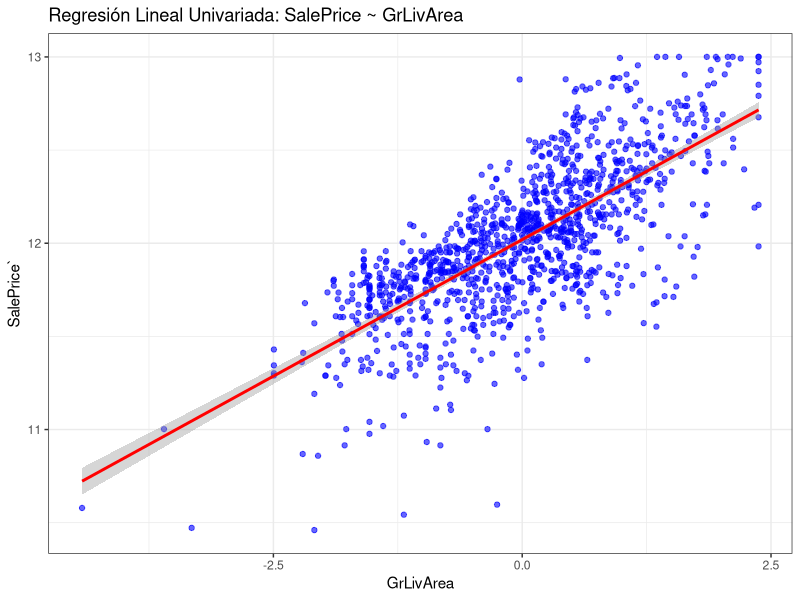
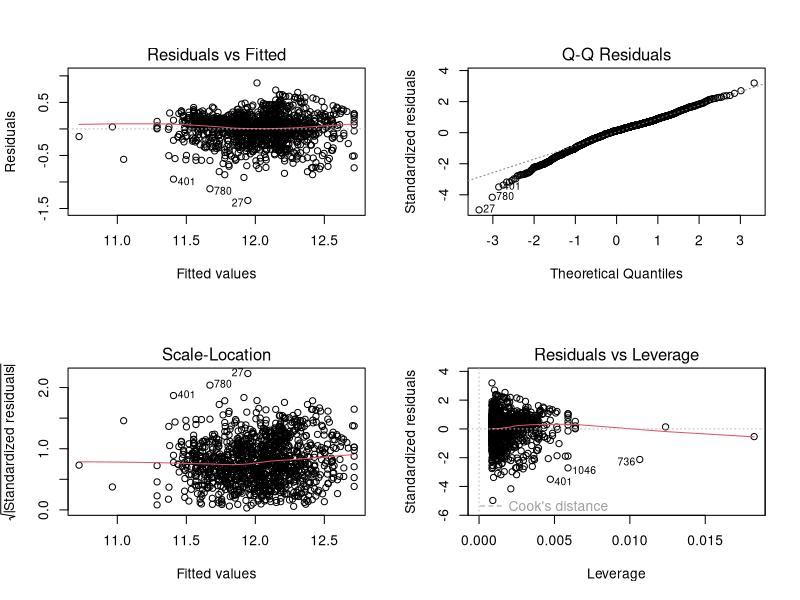
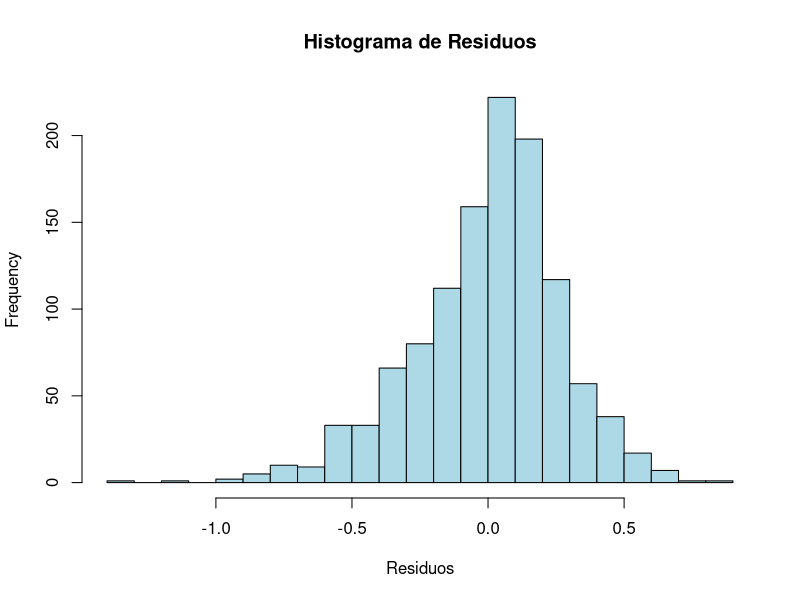
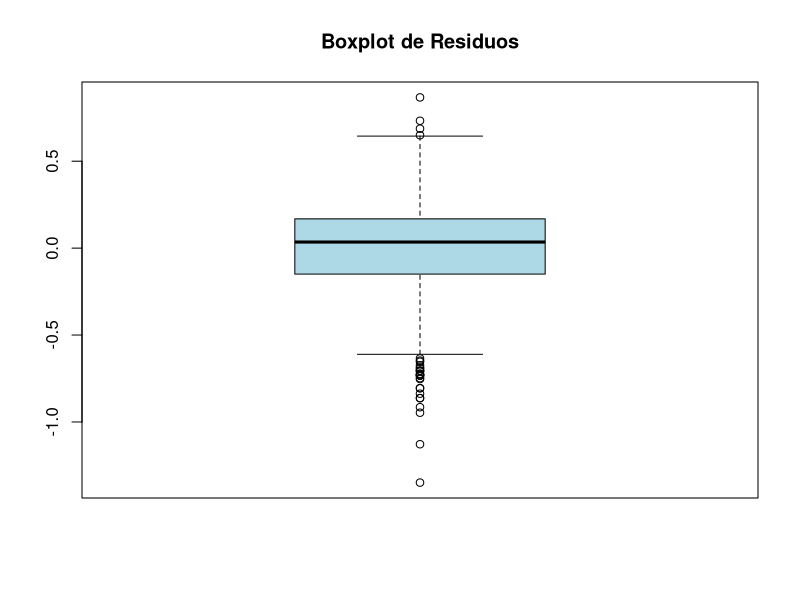
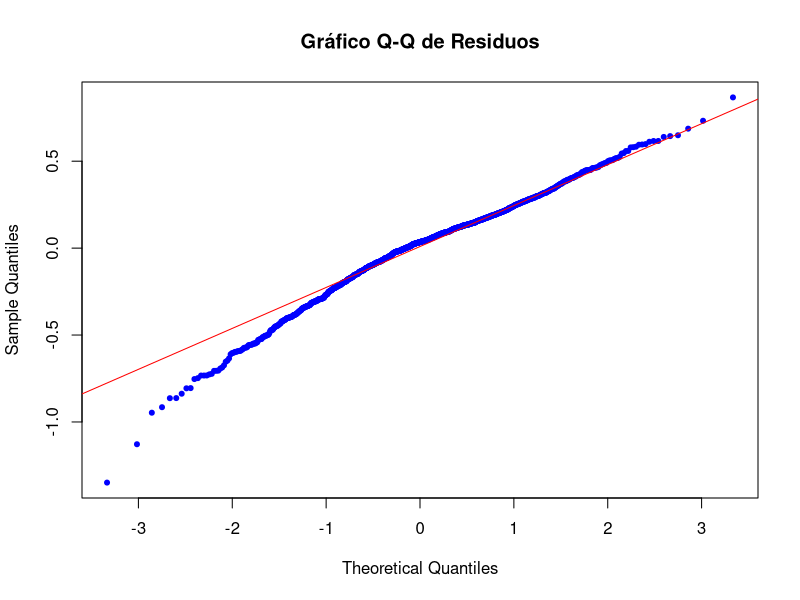
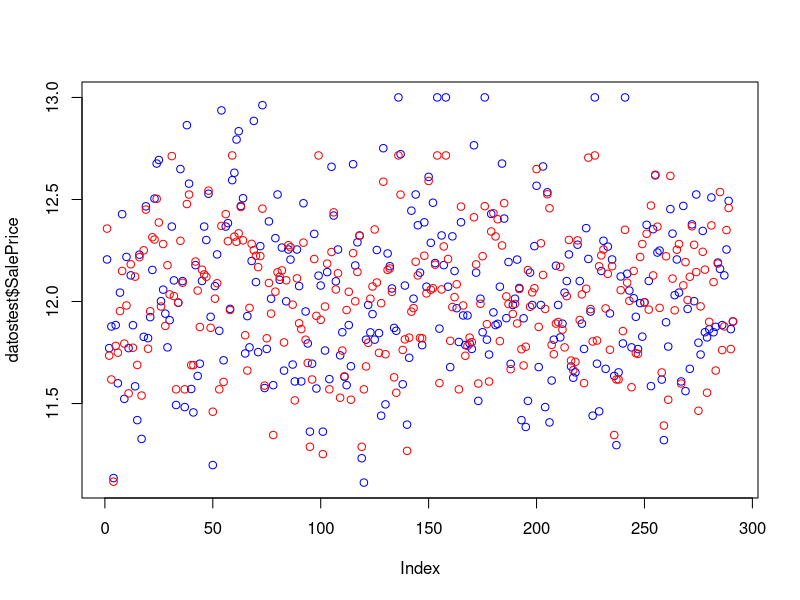

Write R code to recreate these figures, in order. (Note: this script raises an error after producing the figures.)
#############################################
# Análisis de Regresión Lineal Múltiple
# Proyecto: Predicción del Precio de Casas
#############################################

# 1. Cargar librerías necesarias
library(dplyr)
library(ggplot2)
library(caret)      # Para partición y evaluación
library(car)        # Para calcular VIF y detectar multicolinealidad
library(nortest)    # Para pruebas de normalidad de residuos
library(glmnet)     # Para Ridge y Lasso
library(tidyr)      # Para reorganizar datos (si es necesario)
library(GGally)     # Para matriz de dispersión
library(corrplot)
library(tibble)


# 2. Cargar el dataset preprocesado
# Se asume que "train.csv" ya está preprocesado (manejo de NAs, transformaciones, etc.)
datostrain <- read.csv("data/processed/train_preprocessed.csv", stringsAsFactors = FALSE)
datostest <- read.csv("data/processed/test_preprocessed.csv", stringsAsFactors = FALSE)

cat("Número de filas en entrenamiento:", nrow(datostrain), "\n")
cat("Número de filas en prueba:", nrow(datostest), "\n")


#############################################
#  Modelo Univariado
#############################################
# 1.2. Modelo univariado:
modelo_uni <- lm(SalePrice ~ GrLivArea, data = datostrain)
summary(modelo_uni)
# Representación gráfica del modelo univariado

# Gráfica del modelo univariado
ggplot(datostrain, aes(x = GrLivArea, y = SalePrice)) +
  geom_point(color = "blue", alpha = 0.6) +
  geom_smooth(method = "lm", se = TRUE, color = "red") +
  labs(title = "Regresión Lineal Univariada: SalePrice ~ GrLivArea",
       x = "GrLivArea", y = "SalePrice`") +
  theme_bw()

# Análisis de residuos

predL<-predict(modelo_uni, newdata = datostest)

head(predL)
length(predL)


head(modelo_uni$residuals)

par(mfrow = c(2, 2))
plot(modelo_uni)
par(mfrow = c(1, 1))
# Histogramas, boxplot y QQ-plot de los residuos

hist(modelo_uni$residuals, breaks = 30, col = "lightblue", border = "black", main = "Histograma de Residuos", xlab = "Residuos")

boxplot(modelo_uni$residuals, col = "lightblue", border = "black", main = "Boxplot de Residuos")

qqnorm(modelo_uni$residuals, col = "blue", pch = 20, main = "Gráfico Q-Q de Residuos")
qqline(modelo_uni$residuals, col = "red")
# Prueba de normalidad (Lilliefors)

lillie.test(modelo_uni$residuals)


# 1.4. Predicción con el modelo univariado
pred_uni <- predict(modelo_uni, newdata = datostest)
head(pred_uni)
rmse_uni <- RMSE(pred_uni, datostest$SalePrice)
cat("RMSE del modelo univariado:", rmse_uni, "\n")

#Grafico de la predicción
plot(datostest$SalePrice, col = "blue")
points(pred_uni, col = "red")

summary(datostest$SalePrice-pred_uni)


#############################################
# 6. Modelo Múltiple con Todas las Variables Seleccionadas
#############################################
# 1. Estandarizar los nombres de columnas en ambos datasets
names(train_data) <- make.names(names(train_data))
names(test_data)  <- make.names(names(test_data))

# 2. Seleccionar todas las variables numéricas en cada conjunto
num_vars_train <- names(train_data)[sapply(train_data, is.numeric)]
num_vars_test  <- names(test_data)[sapply(test_data, is.numeric)]

# 3. Identificar las variables numéricas comunes a ambos datasets
common_vars <- intersect(num_vars_train, num_vars_test)
cat("Variables numéricas comunes:\n")
print(common_vars)
# Verificar que la variable respuesta "SalePrice" está presente
if(!"SalePrice" %in% common_vars) stop("La variable 'SalePrice' no se encuentra en los datos numéricos comunes.")

vars_seleccionadas <-  c("SalePrice",   # Variable objetivo
                         "GrLivArea", 
                         "LotArea",
                         "OverallQual",
                         "YearBuilt",
                         "TotalBsmtSF",
                         "GarageArea")
pairs(train_data[, vars_seleccionadas], main = "Matriz de Dispersión Reducida")


matriz_corrpairs <- cor(train_data[, vars_seleccionadas])
matriz_corrpairs

corrplot(matriz_corrpairs)

# 2. Definir los predictores (todas las variables numéricas excepto la respuesta)
predictors <- setdiff(common_vars, "SalePrice")
cat("Predictores seleccionados:\n")
print(predictors)

# 6. Filtrar filas completas (sin NAs) para las variables de interés en ambos conjuntos
train_filtered <- train_data[, c("SalePrice", predictors)]
train_filtered <- train_filtered[complete.cases(train_filtered), ]
test_filtered  <- test_data[, c("SalePrice", predictors)]
test_filtered  <- test_filtered[complete.cases(test_filtered), ]
# 3. Crear la fórmula del modelo
print(formula_numeric)
# (Opcional) Verificar dimensiones de los conjuntos filtrados
cat("Dimensiones de train_filtered:", dim(train_filtered), "\n")
cat("Dimensiones de test_filtered:", dim(test_filtered), "\n")

model_multi <- lm(SalePrice ~ ., data = train_filtered)
summary(model_multi)
# 5. Análisis gráfico de residuos
par(mfrow = c(2, 2))
plot(model_multi)
par(mfrow = c(1, 1))

hist(model_multi$residuals, breaks = 30, col = "lightblue", border = "black", main = "Histograma de Residuos", xlab = "Residuos")
boxplot(model_multi$residuals, col = "lightblue", border = "black", main = "Boxplot de Residuos")



# 6. Prueba de normalidad de los residuos (Lilliefors)
lillie_result <- lillie.test(model_multi$residuals)
print(lillie_result)

pred_test <- predict(model_multi, newdata = test_filtered)
rmse_multi <- RMSE(pred_test, test_filtered$SalePrice)
cat("RMSE del modelo multivariado en test:", rmse_multi, "\n")


plot(test_filtered$SalePrice, col = "blue")
points(pred_test, col = "red")


summary(test_filtered$SalePrice-pred_test)


#Analizando errores de entrenamiento y prueba
prediccion_train <- predict(model_multi, newdata = train_filtered)
prediccion_test <- predict(model_multi, newdata = test_filtered)

train_mse <- mean((prediccion_train - train_filtered$SalePrice)^2)
test_mse <- mean((prediccion_test - test_filtered$SalePrice)^2)


cat("MSE en entrenamiento:", train_mse, "\n")
cat("MSE en prueba:", test_mse, "\n")


## Normalizando los datos

train_filtered_norm <- as.data.frame(scale(train_filtered))
test_filtered_norm <- as.data.frame(scale(test_filtered))

model_multi_norm <- lm(SalePrice ~ ., data = train_filtered_norm)
summary(model_multi_norm)
par(mfrow = c(2, 2))
plot(model_multi_norm)
par(mfrow = c(1, 1))

## Seleccionando predictores

modelo_mult2  <- step(
 object = lm(formula = SalePrice ~ ., data = train_filtered),
 direction = "backward",
 scope = list(upper = ~ ., lower = ~ 1),
 trace = FALSE
)

summary(modelo_mult2)

par(mfrow = c(2, 2))

par(mfrow = c(1, 1))


lillie.test(modelo_mult2$residuals)

prediccion_train2 <- predict(modelo_mult2, newdata = train_filtered)
prediccion_test2 <- predict(modelo_mult2, newdata = test_filtered)

train_stepwise <- mean((prediccion_train2 - train_filtered$SalePrice)^2)
test_stepwise_mse <- mean((prediccion_test2 - test_filtered$SalePrice)^2)


cat("MSE en entrenamiento:", train_stepwise, "\n")
cat("MSE en prueba:", test_stepwise_mse, "\n")


# 7. Regularización con Ridge y Lasso
x_train <- model.matrix(SalePrice ~ ., data = train_filtered)[, -1]
y_train <- train_filtered$SalePrice

x_test <- model.matrix(SalePrice ~ ., data = test_filtered)[, -1]
y_test <- test_filtered$SalePrice

#regularicaxcion con 100 valores de lambda
model_ridge <- glmnet(x = x_train, y = y_train, alpha = 0, nlambda = 100, standardize = TRUE)
regularization <- model_ridge$beta %>% as.matrix() %>% t() %>% as.tibble() %>% mutate(lambda = model_ridge$lambda)
regularization  <- regularization %>% pivot_longer(cols = -lambda, names_to = "predictor", values_to = "coefficients")


regularization %>% 
  ggplot(aes(x = lambda, y = coefficients, color = predictor)) +
  geom_line() +
  labs(title = "Coeficientes del modelo en función de la regularización") +
  theme_bw() +
  theme(legend.position = "none")


cv_error <- cv.glmnet(
  x      = x_train,
  y      = y_train,
  alpha  = 0,
  nfolds = 10,
  type.measure = "mse",
  standardize  = TRUE
)
print(cv_error)
plot(cv_error)


model3 <- glmnet(x = x_train, y = y_train, alpha = 0, lambda = cv_error$lambda.1se, standardize = TRUE)



coef(model3)

pred_train_model3 <- predict(model3,newx = x_train)

pred_test_model3 <- predict(model3,newx = x_test)


test_mse_model3 <- mean((pred_test_model3 - y_test)^2)
cat("MSE en prueba:", test_mse_model3, "\n")

cat("MSE en entrenamiento:", mean((pred_train_model3 - y_train)^2), "\n")



## Lasso


model_lasso <- glmnet(x = x_train, y = y_train, alpha = 1, nlambda = 100, standardize = TRUE)

regularization_lasso <- model_lasso$beta %>% as.matrix() %>% t() %>% as.tibble() %>% mutate(lambda = model_lasso$lambda)

regularization_lasso  <- regularization_lasso %>% pivot_longer(cols = !lambda, names_to = "predictor", values_to = "coefficients")


regularization_lasso %>% 
  ggplot(aes(x = lambda, y = coefficients, color = predictor)) +
  geom_line() +
  labs(title = "Coeficientes del modelo en función de la regularización") +
  theme_bw() +
  theme(legend.position = "none")

cv_error_lasso <- cv.glmnet(
  x      = x_train,
  y      = y_train,
  alpha  = 1,
  nfolds = 10,
  type.measure = "mse",
  standardize  = TRUE
)

plot(cv_error_lasso)
print(cv_error_lasso)


model_lasso <- glmnet(x = x_train, y = y_train, alpha = 1, lambda = cv_error_lasso$lambda.1se, standardize = TRUE)


coef(model_lasso)


pred_train_model_lasso <- predict(model_lasso,newx = x_train)

pred_test_model_lasso <- predict(model_lasso,newx = x_test)


test_mse_model_lasso <- mean((pred_test_model_lasso - y_test)^2)

train_mse_model_lasso <- mean((pred_train_model_lasso - y_train)^2)

cat("MSE en prueba:", test_mse_model_lasso, "\n")

cat("MSE en entrenamiento:", train_mse_model_lasso, "\n")



#Comparacion de Modelos


modelos <- c( "Multivariado", "Multivariado Normalizado", "Multivariado Stepwise", "Ridge", "Lasso")
mse <- c( test_mse, test_mse, test_stepwise_mse, test_mse_model3, test_mse_model_lasso)
ggplot(data = data.frame(modelos, mse), aes(x = modelos, y = mse)) +
  geom_col(fill = "lightblue", color = "black") +
  geom_text(aes(label = round(mse, 2)), vjust = -0.5) +
  labs(title = "Comparación de Modelos", x = "Modelo", y = "MSE") +
  theme_bw() +
  theme(axis.text.x = element_text(angle = 45, hjust = 1))


#AIC y BIC
##################################################
# 1. Definir la función para AICc y BIC en glmnet
##################################################
glmnet_cv_aicc <- function(fit) {
  # 'fit' es el objeto glmnet ajustado (por ejemplo, model3 o model_lasso)
  # tLL: diferencia entre la nula y la deviance actual
  tLL <- fit$nulldev - deviance(fit)
  # k: número de predictores en cada lambda (vector)
  k <- fit$df
  # n: número de observaciones
  n <- fit$nobs
  
  # AICc para cada lambda
  AICc <- -tLL + 2 * k + (2 * k * (k + 1)) / (n - k - 1)
  
  # BIC para cada lambda
  BIC <- log(n) * k - tLL
  
  # Retornar como lista
  list(AICc = AICc, BIC = BIC)
}

##################################################
# 2. Calcular AIC y BIC para el modelo lineal
##################################################
aic_linear <- AIC(model_multi)
bic_linear <- BIC(model_multi)

#aic stepwise

aic_stepwise <- AIC(modelo_mult2)
bic_stepwise <- BIC(modelo_mult2)


##################################################
# 3. Calcular AICc y BIC para Ridge y Lasso
##################################################
# Nota: glmnet produce un vector de lambdas. 
# La función glmnet_cv_aicc() devuelve un vector de AICc y BIC 
# para cada lambda en 'fit$lambda'.

aic_bic_ridge <- glmnet_cv_aicc(model3)     # model3 es tu modelo Ridge
aic_bic_lasso <- glmnet_cv_aicc(model_lasso) # model_lasso es tu modelo Lasso

# Si deseas elegir un lambda en particular (por ejemplo, el lambda.1se),
# convendría extraer la posición del lambda en 'model3$lambda' y tomar
# la AICc/BIC correspondiente.

# Por ejemplo, si ya usaste 'model3 <- glmnet(..., lambda = cv_error$lambda.1se)',
# 'model3$lambda' es un solo valor. 
# Si, en cambio, usaste nlambda = 100, tendrás 100 lambdas.

# Supongamos que en 'model3' solo hay un lambda. 
# Entonces aic_bic_ridge$AICc y aic_bic_ridge$BIC serán vectores de longitud 1 (o más).
# Toma el primer valor si es uno solo:
ridge_aicc <- aic_bic_ridge$AICc[1]
ridge_bic  <- aic_bic_ridge$BIC[1]

lasso_aicc <- aic_bic_lasso$AICc[1]
lasso_bic  <- aic_bic_lasso$BIC[1]

##################################################
# 4. Crear un data frame con la comparación
##################################################
dfMetricas <- data.frame(
  Modelo = c("Lineal Múltiple", "Stepwise", "Ridge", "Lasso"),
  AIC_or_AICc = c(aic_linear, aic_stepwise, ridge_aicc, lasso_aicc),
  BIC = c(bic_linear, bic_stepwise, ridge_bic, lasso_bic)
)


dfMetricas


plot(test_filtered$SalePrice, col = "blue",main = "Predicciones vs valores reales")
points(pred_test, col = "red")
legend("topright", legend = c("Real", "Predicción"), col = c("blue", "red"), pch = 1)
